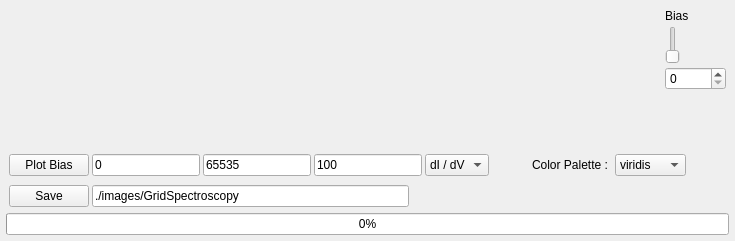
     <widget class="QWidget" name="tbGridSpectro">
      <attribute name="title">
       <string>grid spectroscopy</string>
      </attribute>
      <layout class="QVBoxLayout" name="verticalLayout_17">
       <property name="spacing">
        <number>3</number>
       </property>
       <property name="leftMargin">
        <number>3</number>
       </property>
       <property name="topMargin">
        <number>3</number>
       </property>
       <property name="rightMargin">
        <number>3</number>
       </property>
       <property name="bottomMargin">
        <number>3</number>
       </property>
       <item>
        <widget class="QWidget" name="wgtTopGrid" native="true">
         <property name="sizePolicy">
          <sizepolicy hsizetype="Preferred" vsizetype="Expanding">
           <horstretch>0</horstretch>
           <verstretch>4</verstretch>
          </sizepolicy>
         </property>
         <property name="minimumSize">
          <size>
           <width>0</width>
           <height>50</height>
          </size>
         </property>
         <layout class="QHBoxLayout" name="horizontalLayout">
          <property name="leftMargin">
           <number>3</number>
          </property>
          <property name="topMargin">
           <number>3</number>
          </property>
          <property name="rightMargin">
           <number>3</number>
          </property>
          <property name="bottomMargin">
           <number>3</number>
          </property>
          <item>
           <widget class="QWidget" name="pltGridImage" native="true">
            <property name="sizePolicy">
             <sizepolicy hsizetype="Expanding" vsizetype="Expanding">
              <horstretch>0</horstretch>
              <verstretch>0</verstretch>
             </sizepolicy>
            </property>
            <property name="sizeIncrement">
             <size>
              <width>0</width>
              <height>0</height>
             </size>
            </property>
           </widget>
          </item>
          <item>
           <widget class="QWidget" name="wgtRightGridBias" native="true">
            <layout class="QVBoxLayout" name="verticalLayout_18">
             <property name="spacing">
              <number>3</number>
             </property>
             <property name="leftMargin">
              <number>3</number>
             </property>
             <property name="topMargin">
              <number>3</number>
             </property>
             <property name="rightMargin">
              <number>3</number>
             </property>
             <property name="bottomMargin">
              <number>3</number>
             </property>
             <item>
              <widget class="QLabel" name="lblGridBias">
               <property name="text">
                <string>Bias</string>
               </property>
              </widget>
             </item>
             <item>
              <widget class="QSlider" name="sldGridBias">
               <property name="maximum">
                <number>65535</number>
               </property>
               <property name="singleStep">
                <number>10</number>
               </property>
               <property name="pageStep">
                <number>100</number>
               </property>
               <property name="orientation">
                <enum>Qt::Vertical</enum>
               </property>
              </widget>
             </item>
             <item>
              <widget class="QSpinBox" name="spnGridBias">
               <property name="maximum">
                <number>65535</number>
               </property>
               <property name="singleStep">
                <number>10</number>
               </property>
              </widget>
             </item>
            </layout>
           </widget>
          </item>
         </layout>
        </widget>
       </item>
       <item>
        <widget class="QWidget" name="pltGridChart" native="true">
         <property name="sizePolicy">
          <sizepolicy hsizetype="Preferred" vsizetype="Expanding">
           <horstretch>0</horstretch>
           <verstretch>2</verstretch>
          </sizepolicy>
         </property>
        </widget>
       </item>
       <item>
        <widget class="QWidget" name="wgtScanGrid" native="true">
         <layout class="QVBoxLayout" name="verticalLayout_16">
          <property name="spacing">
           <number>3</number>
          </property>
          <property name="leftMargin">
           <number>3</number>
          </property>
          <property name="topMargin">
           <number>3</number>
          </property>
          <property name="rightMargin">
           <number>3</number>
          </property>
          <property name="bottomMargin">
           <number>3</number>
          </property>
          <item>
           <widget class="QWidget" name="wgtGridBiasControls" native="true">
            <property name="sizeIncrement">
             <size>
              <width>0</width>
              <height>0</height>
             </size>
            </property>
            <layout class="QHBoxLayout" name="horizontalLayout_2">
             <property name="spacing">
              <number>3</number>
             </property>
             <property name="leftMargin">
              <number>3</number>
             </property>
             <property name="topMargin">
              <number>3</number>
             </property>
             <property name="rightMargin">
              <number>3</number>
             </property>
             <property name="bottomMargin">
              <number>3</number>
             </property>
             <item>
              <widget class="QPushButton" name="cmdGridSpectro">
               <property name="text">
                <string>Plot Bias</string>
               </property>
              </widget>
             </item>
             <item>
              <widget class="QLineEdit" name="leGridBiasStart">
               <property name="text">
                <string>0</string>
               </property>
              </widget>
             </item>
             <item>
              <widget class="QLineEdit" name="leGridBiasEnd">
               <property name="text">
                <string>65535</string>
               </property>
              </widget>
             </item>
             <item>
              <widget class="QLineEdit" name="leGridBiasPoints">
               <property name="text">
                <string>100</string>
               </property>
              </widget>
             </item>
             <item>
              <widget class="QComboBox" name="cmbGridSpectChoice">
               <item>
                <property name="text">
                 <string>dI / dV</string>
                </property>
               </item>
               <item>
                <property name="text">
                 <string>dI / dZ</string>
                </property>
               </item>
              </widget>
             </item>
             <item>
              <spacer name="horizontalSpacer_9">
               <property name="orientation">
                <enum>Qt::Horizontal</enum>
               </property>
               <property name="sizeHint" stdset="0">
                <size>
                 <width>40</width>
                 <height>20</height>
                </size>
               </property>
              </spacer>
             </item>
             <item>
              <widget class="QLabel" name="lblColorPalGrid">
               <property name="text">
                <string>Color Palette : </string>
               </property>
              </widget>
             </item>
             <item>
              <widget class="QComboBox" name="cmbGridColorPal">
               <item>
                <property name="text">
                 <string>viridis</string>
                </property>
               </item>
               <item>
                <property name="text">
                 <string>inferno</string>
                </property>
               </item>
               <item>
                <property name="text">
                 <string>magma</string>
                </property>
               </item>
               <item>
                <property name="text">
                 <string>plasma</string>
                </property>
               </item>
               <item>
                <property name="text">
                 <string>turbo</string>
                </property>
               </item>
               <item>
                <property name="text">
                 <string>gray</string>
                </property>
               </item>
              </widget>
             </item>
             <item>
              <spacer name="horizontalSpacer_10">
               <property name="orientation">
                <enum>Qt::Horizontal</enum>
               </property>
               <property name="sizeHint" stdset="0">
                <size>
                 <width>40</width>
                 <height>20</height>
                </size>
               </property>
              </spacer>
             </item>
            </layout>
           </widget>
          </item>
          <item>
           <widget class="QWidget" name="wgtGridSave" native="true">
            <layout class="QHBoxLayout" name="horizontalLayout_26">
             <property name="spacing">
              <number>3</number>
             </property>
             <property name="leftMargin">
              <number>3</number>
             </property>
             <property name="topMargin">
              <number>3</number>
             </property>
             <property name="rightMargin">
              <number>3</number>
             </property>
             <property name="bottomMargin">
              <number>3</number>
             </property>
             <item>
              <widget class="QPushButton" name="cmdGridSave">
               <property name="text">
                <string>Save</string>
               </property>
              </widget>
             </item>
             <item>
              <widget class="QLineEdit" name="leGridFilename">
               <property name="text">
                <string>./images/GridSpectroscopy</string>
               </property>
              </widget>
             </item>
             <item>
              <spacer name="horizontalSpacer_11">
               <property name="orientation">
                <enum>Qt::Horizontal</enum>
               </property>
               <property name="sizeHint" stdset="0">
                <size>
                 <width>40</width>
                 <height>20</height>
                </size>
               </property>
              </spacer>
             </item>
            </layout>
           </widget>
          </item>
          <item>
           <widget class="QProgressBar" name="progressBar">
            <property name="value">
             <number>0</number>
            </property>
           </widget>
          </item>
         </layout>
        </widget>
       </item>
      </layout>
     </widget>
